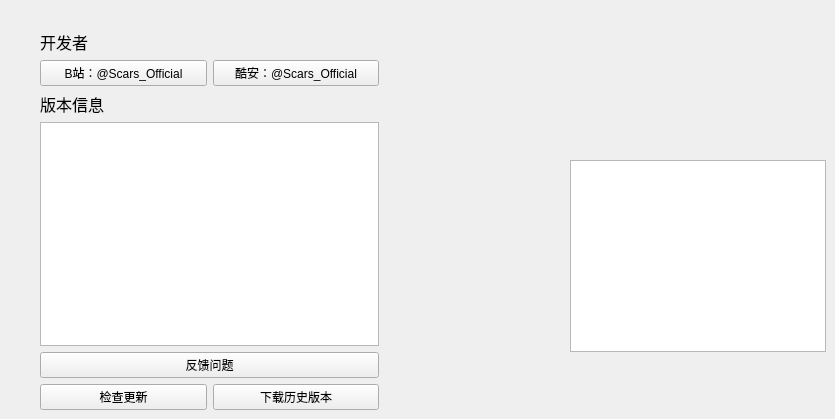
     <widget class="QWidget" name="tab_9">
      <attribute name="title">
       <string>关于</string>
      </attribute>
      <widget class="QTextBrowser" name="textBrowser_3">
       <property name="geometry">
        <rect>
         <x>570</x>
         <y>160</y>
         <width>256</width>
         <height>192</height>
        </rect>
       </property>
      </widget>
      <widget class="QWidget" name="">
       <property name="geometry">
        <rect>
         <x>40</x>
         <y>30</y>
         <width>339</width>
         <height>380</height>
        </rect>
       </property>
       <layout class="QVBoxLayout" name="verticalLayout_47">
        <item>
         <layout class="QVBoxLayout" name="verticalLayout_46">
          <item>
           <layout class="QVBoxLayout" name="verticalLayout_10">
            <item>
             <layout class="QVBoxLayout" name="verticalLayout_38">
              <item>
               <widget class="QLabel" name="label_32">
                <property name="font">
                 <font>
                  <pointsize>12</pointsize>
                 </font>
                </property>
                <property name="text">
                 <string>开发者</string>
                </property>
               </widget>
              </item>
              <item>
               <layout class="QHBoxLayout" name="horizontalLayout_25">
                <item>
                 <widget class="QPushButton" name="BilibiliLink">
                  <property name="text">
                   <string>B站：@Scars_Official</string>
                  </property>
                 </widget>
                </item>
                <item>
                 <widget class="QPushButton" name="CoolapkLink">
                  <property name="text">
                   <string>酷安：@Scars_Official</string>
                  </property>
                 </widget>
                </item>
               </layout>
              </item>
             </layout>
            </item>
            <item>
             <layout class="QVBoxLayout" name="verticalLayout_37">
              <item>
               <widget class="QLabel" name="label_31">
                <property name="font">
                 <font>
                  <pointsize>12</pointsize>
                 </font>
                </property>
                <property name="text">
                 <string>版本信息</string>
                </property>
               </widget>
              </item>
              <item>
               <widget class="QTextBrowser" name="SoftwareVersionInfo">
                <property name="font">
                 <font>
                  <pointsize>12</pointsize>
                 </font>
                </property>
               </widget>
              </item>
             </layout>
            </item>
           </layout>
          </item>
          <item>
           <widget class="QPushButton" name="FeedbackProblems">
            <property name="text">
             <string>反馈问题</string>
            </property>
           </widget>
          </item>
         </layout>
        </item>
        <item>
         <layout class="QHBoxLayout" name="horizontalLayout_27">
          <item>
           <widget class="QPushButton" name="CheckUpdate">
            <property name="text">
             <string>检查更新</string>
            </property>
           </widget>
          </item>
          <item>
           <widget class="QPushButton" name="DownloadOldVersionSoftware">
            <property name="text">
             <string>下载历史版本</string>
            </property>
           </widget>
          </item>
         </layout>
        </item>
       </layout>
      </widget>
     </widget>
